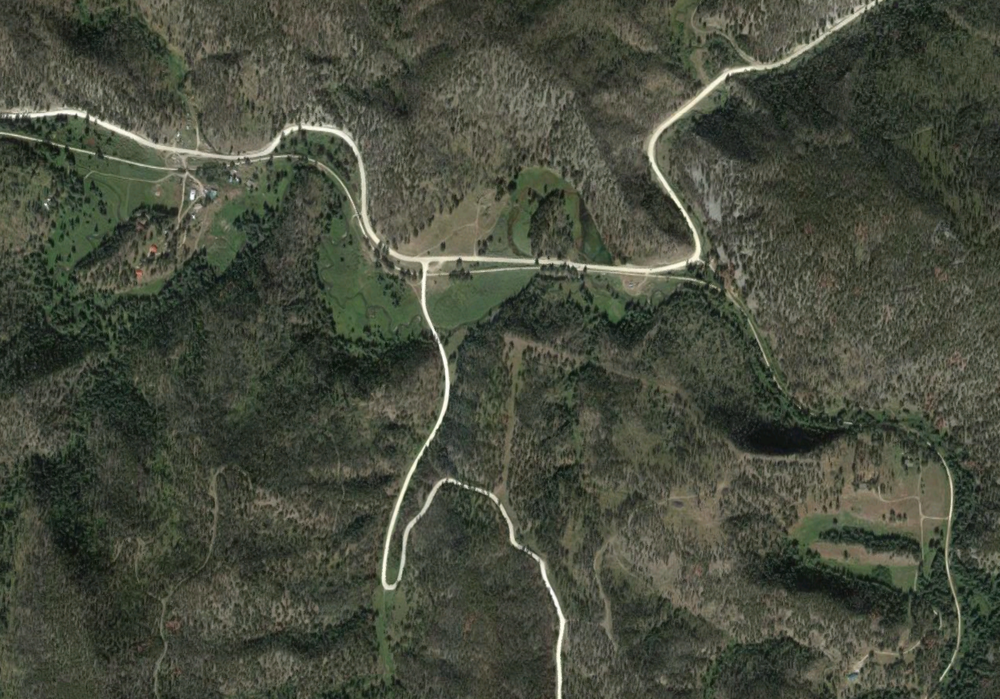
%> input picture hardImg.png, 1000 x 699 px, shrunk from 1280 x 895 before the run
$ octave --eval "result = Connected_Comp_Edges('hardImg.png');"   (GNU Octave 9; MATLAB toolbox functions it lacks are replaced by stand-ins)
%> lines starting %> are read from the running program, lines starting %| are printed output that depends on the picture; in (x1, y1, x2, y2) boxes, pixels count from 0 and x2, y2 are one past the last pixel; in counts of white or black regions, pixels touching at a corner belong together; the program's own positions count from 1
function [ Comps ] = Connected_Comp_Edges( imageFile )
%> called with imageFile = 'hardImg.png'

scrsz = get(groot,'ScreenSize');
rgb =imread(imageFile);
%> rgb is the input picture: size 699x1000x3 uint8; mean R, G, B 70.8, 75.1, 60.9
I = rgb2gray(rgb);
gsI = imgaussfilt(I, 1);
% figure('Position',[1 scrsz(4)/2 scrsz(3)/2 scrsz(4)/2]);
%I1 = imshow(I)
I2 = edge(gsI, 'Canny');
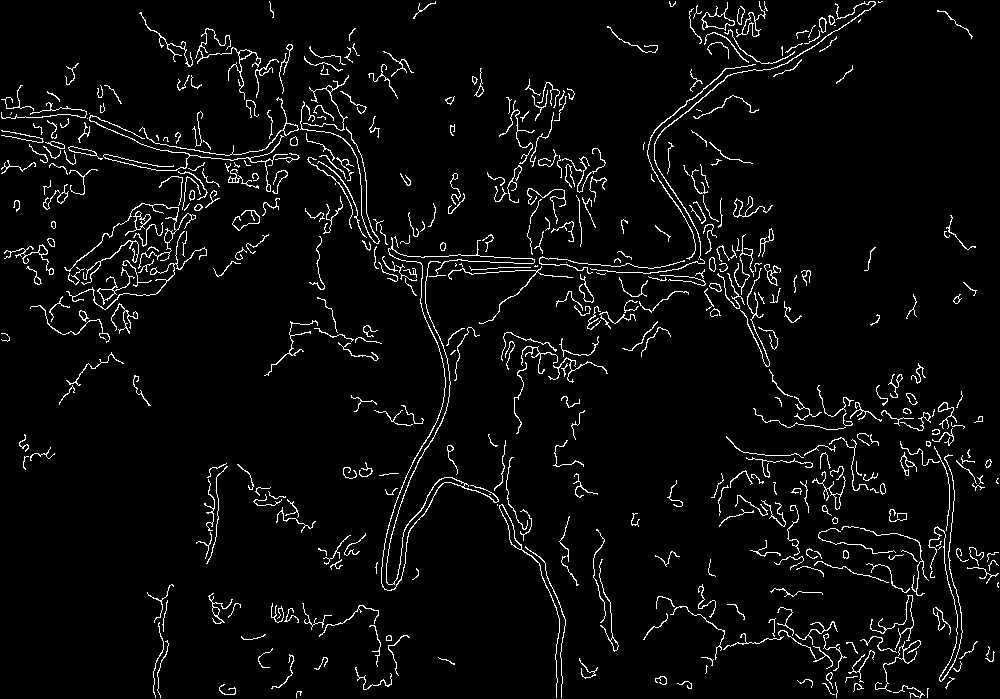
%> I2: size 699x1000 logical; 4.3% white in thin lines or dots
% [4 lines of commented-out code are left out]

hy = fspecial('sobel');
hx = hy';
Iy = imfilter(double(I), hy, 'replicate');
Ix = imfilter(double(I), hx, 'replicate');
gradmag = sqrt(Ix.^2 + Iy.^2);
gfilt = imgaussfilt(gradmag, 2);
% [4 lines of commented-out code are left out]


se = strel('square', 10);
Io = imopen(I, se);

Ie = imerode(I, se);
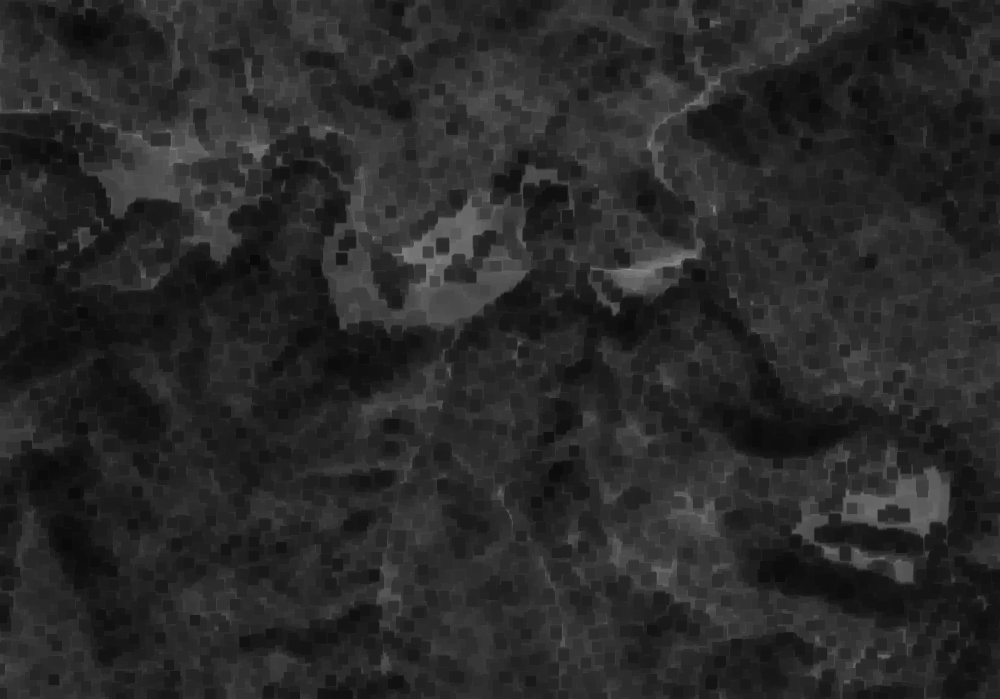
%> Ie: size 699x1000 uint8; min 9, max 146, mean 41
Iobr = imreconstruct(Ie, I);

% figure
% imshow(Iobr)

Iobrd = imdilate(Iobr, se);
Iobrcbr = imreconstruct(imcomplement(Iobrd), imcomplement(Iobr));
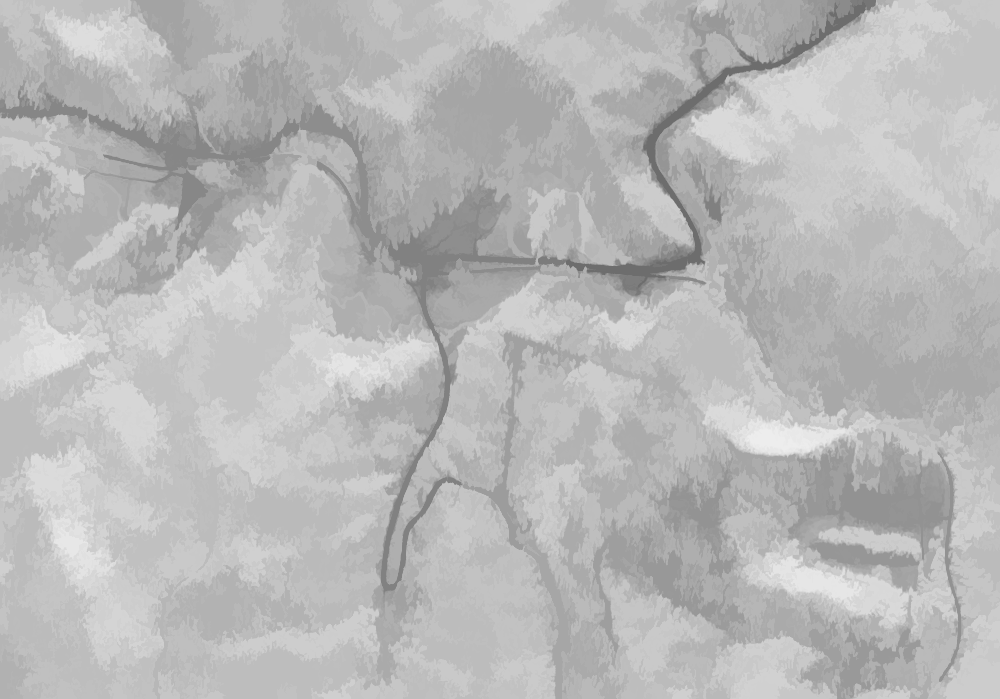
%> Iobrcbr: size 699x1000 uint8; min 109, max 237, mean 184.3
Iobrcbr = imcomplement(Iobrcbr);

fgm = imregionalmax(Iobrcbr);
%> fgm: size 699x1000 logical; 8.5% white; 35 white regions, largest, box (x1, y1, x2, y2) and area: (802, 321, 1000, 419) 7512, (881, 0, 1000, 124) 6142, (0, 352, 108, 487) 4281
fgm = edge(fgm);
%> fgm: size 699x1000 logical; 3.5% white in thin lines or dots
fgm = bwmorph(fgm, 'thicken', 2);
%> fgm: size 699x1000 logical; 6.9% white; 2387 white regions (1676 under 20 px), largest, box (x1, y1, x2, y2) and area: (947, 470, 964, 655) 869, (462, 246, 538, 267) 682, (571, 259, 670, 271) 523

se = strel('disk', 2);
closefgm = imclose(fgm,se);
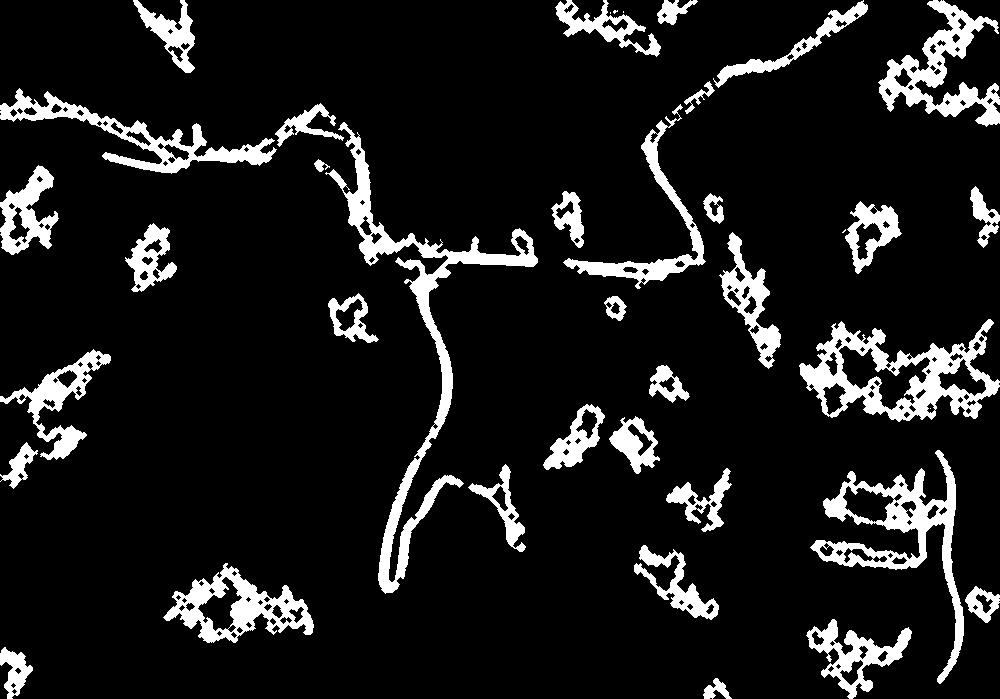
%> closefgm: size 699x1000 logical; 10.9% white; 40 white regions (5 under 20 px), largest, box (x1, y1, x2, y2) and area: (325, 122, 538, 594) 9518, (799, 319, 1000, 422) 7625, (810, 450, 964, 684) 6700

inv1 = imcomplement(closefgm);

CC1 = bwconncomp(inv1);
%> CC1 = 194 connected components

labeled = labelmatrix(CC1);
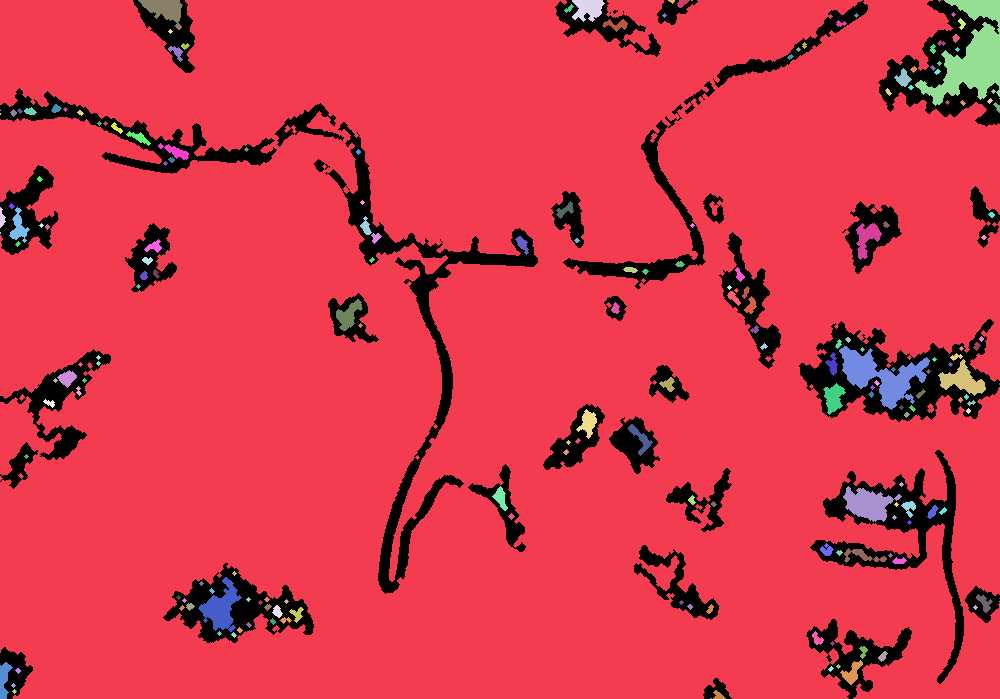
%> labeled: size 699x1000 uint8; 195 distinct labels, from 0 to 194; one colour per label, 0 black
RGB_label = label2rgb(labeled, 'jet', 'w', 'shuffle');
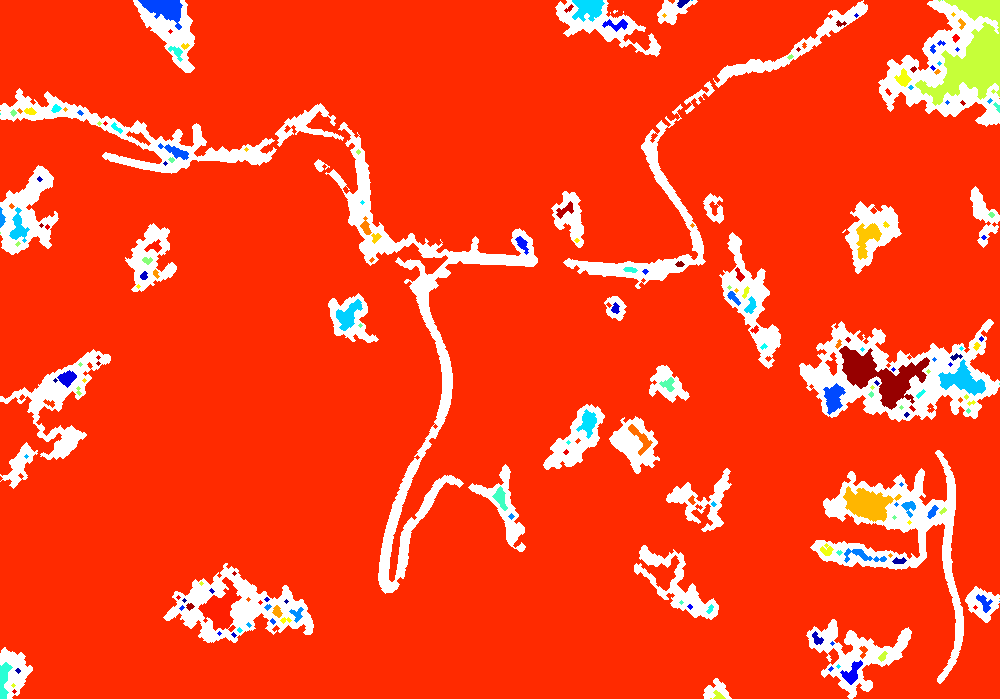
%> RGB_label: size 699x1000x3 uint8; mean R, G, B 251.5, 68.1, 30.8
imshowpair(rgb, RGB_label, 'montage')
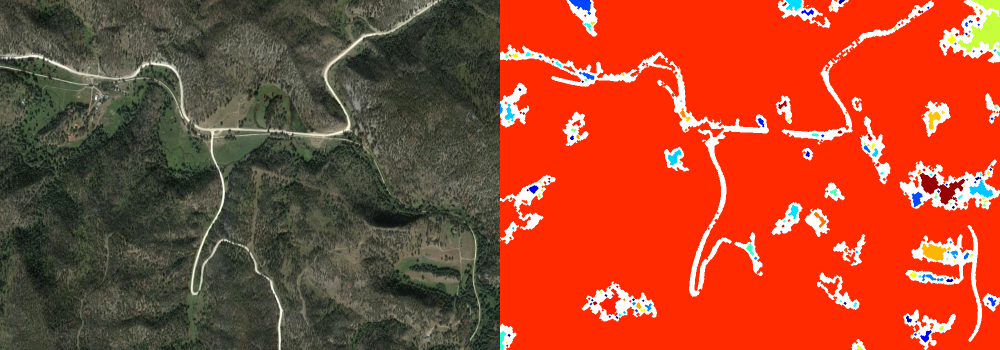
%> displayed picture: size 699x2000x3, on the screen's scale of 0 to 255 (shown at 1/2 size); mean R, G, B 160.4, 70.9, 45.1

% [74 lines of commented-out code are left out]
Comps = CC1;
%> Comps = 194 connected components

$ run again, on 1004.png
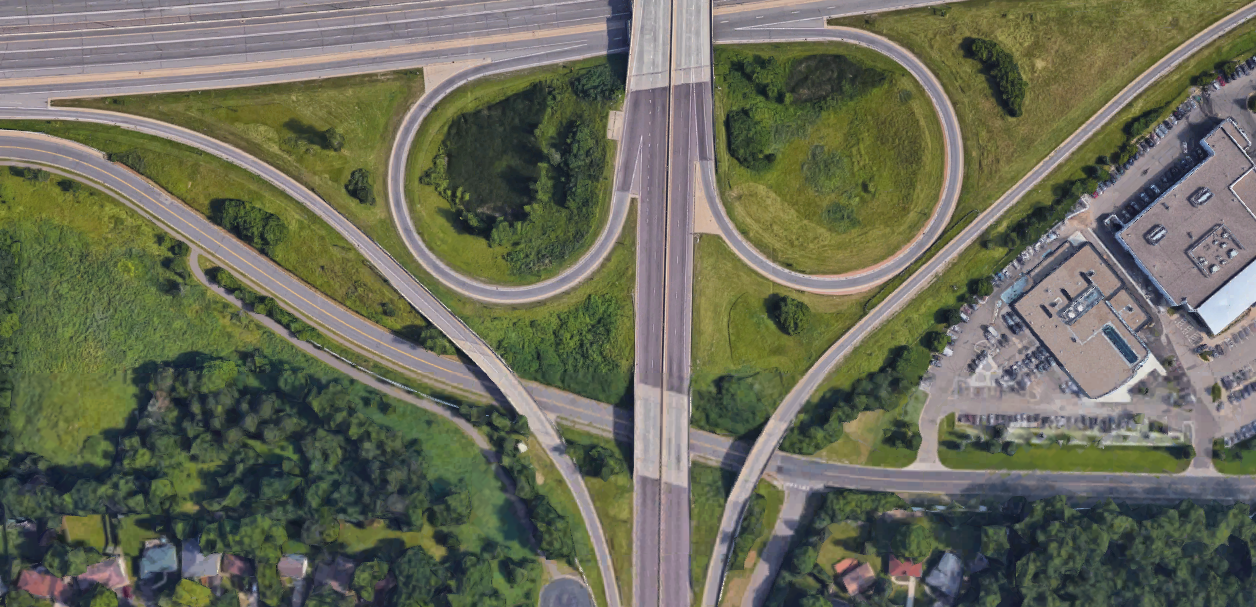
%> input picture 1004.png, 1256 x 607 px
%> in Connected_Comp_Edges, rgb is the input picture: size 607x1256x3 uint8; mean R, G, B 105.2, 107.3, 89.5
%> in Connected_Comp_Edges, `I2 = edge(gsI, 'Canny');`:
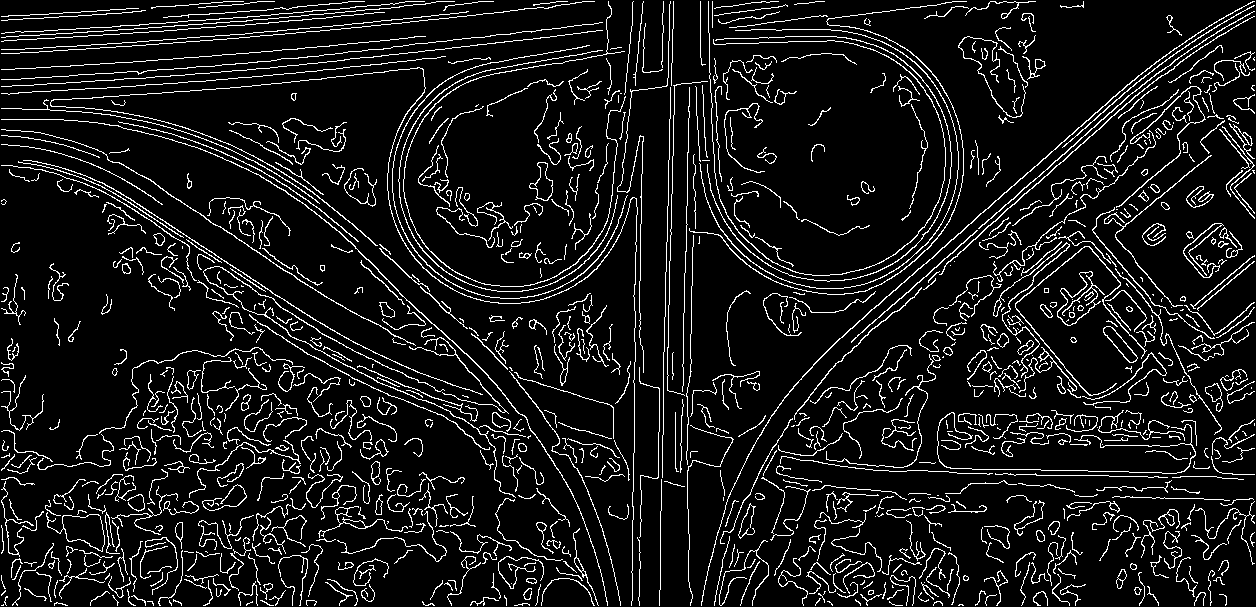
%> I2: size 607x1256 logical; 9.3% white in thin lines or dots
%> closefgm: size 607x1256 logical; 14.9% white; 141 white regions (33 under 20 px), largest, box (x1, y1, x2, y2) and area: (0, 19, 609, 90) 8664, (0, 0, 598, 56) 6455, (631, 381, 734, 489) 5228
%> CC1 = 237 connected components
%> labeled: size 607x1256 uint8; 238 distinct labels, from 0 to 237
%> in Connected_Comp_Edges, `imshowpair(rgb, RGB_label, 'montage')`:
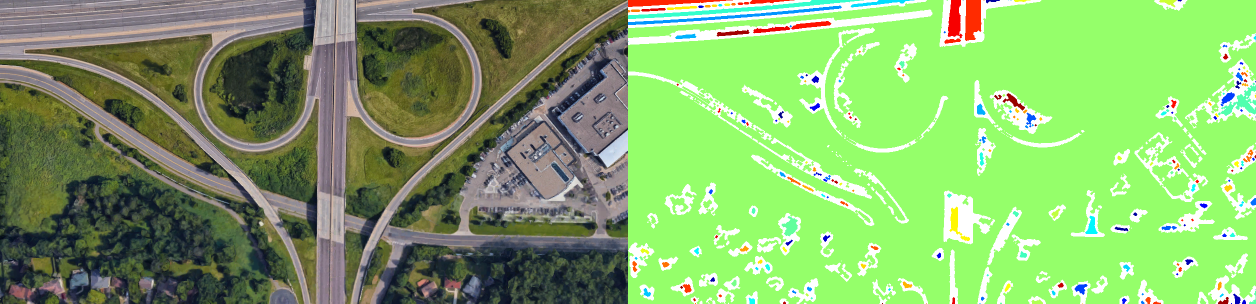
%> displayed picture: size 607x2512x3, on the screen's scale of 0 to 255 (shown at 1/2 size); mean R, G, B 130.9, 175, 105
